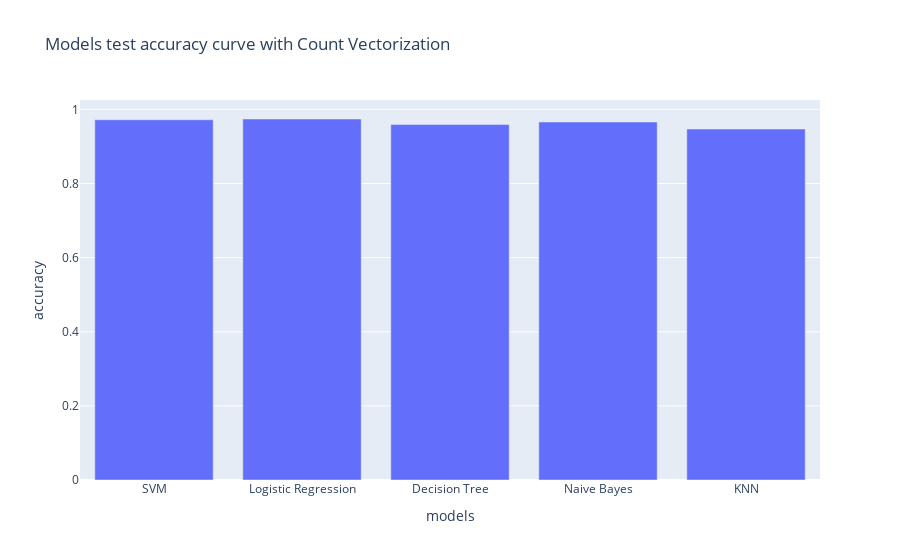

The notebook cell saved with this chart:
### Code cell
px.bar(x=y_data,y=x_data,title="Models test accuracy curve with Count Vectorization",labels={'x':'models','y':'accuracy'})

### Figure 1 — Plotly figure (JSON) as saved in the notebook; plotly's stock layout.template omitted (floating-point values rounded to 4 significant figures)
{"data": [{"alignmentgroup": "True", "hovertemplate": "models=%{x}<br>accuracy=%{y}<extra></extra>", "legendgroup": "", "marker": {"color": "#636efa", "pattern": {"shape": ""}}, "name": "", "offsetgroup": "", "orientation": "v", "showlegend": false, "textposition": "auto", "type": "bar", "x": ["SVM", "Logistic Regression", "Decision Tree", "Naive Bayes", "KNN"], "xaxis": "x", "y": [0.972, 0.974, 0.959, 0.966, 0.947], "yaxis": "y"}], "layout": {"barmode": "relative", "legend": {"tracegroupgap": 0}, "title": {"text": "Models test accuracy curve with Count Vectorization"}, "xaxis": {"anchor": "y", "domain": [0, 1], "title": {"text": "models"}}, "yaxis": {"anchor": "x", "domain": [0, 1], "title": {"text": "accuracy"}}}}
